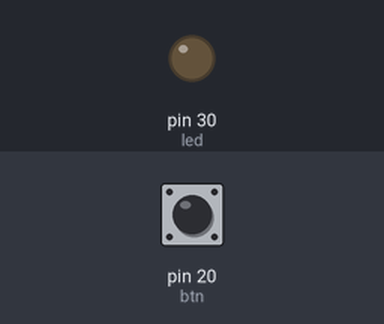
A sketch run on a simulated Arduino Mega 2560, built with avr-gcc and run on an emulated ATmega2560. On the bench: output pins drawn as LEDs (lit = HIGH). The test bench sets the inputs (shaded band); at power-on: pin 20 (btn) HIGH.

Above: at 1.2 s.
1.3 s: pin 20 (btn) pulled LOW for 0.15 s
At 1.37 s:
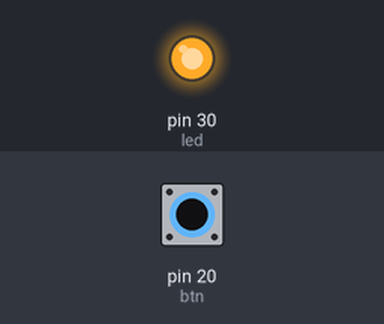
2.9 s: pin 20 (btn) pulled LOW for 3.2 s
At 6.7 s:
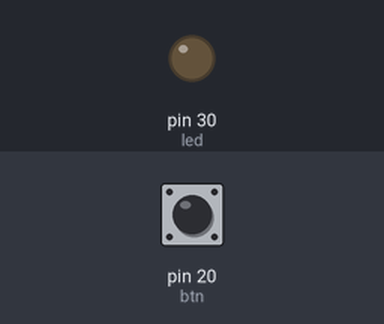
Timing chart, 0 to 8.2 s (numbered marks = the images above; inputs shaded):
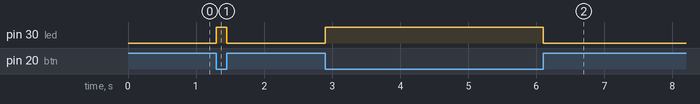

The sketch:

7.ino
```cpp
int btn = 20;
int led = 30;

void setup() {
  pinMode(btn,INPUT);
  pinMode(led,OUTPUT);

}

void loop() {
  // put your main code here, to run repeatedly:
  if(digitalRead(btn) == 0)
  {
    digitalWrite(led,HIGH);
  }
  else
  {
    digitalWrite(led,LOW);
  }

}
```

Measured:
- after the input at 1.3 s, pin 30 (led): LOW → HIGH at once, → LOW 0.15 s later
- after the input at 2.9 s, pin 30 (led): LOW → HIGH at once, → LOW 3.2 s later
